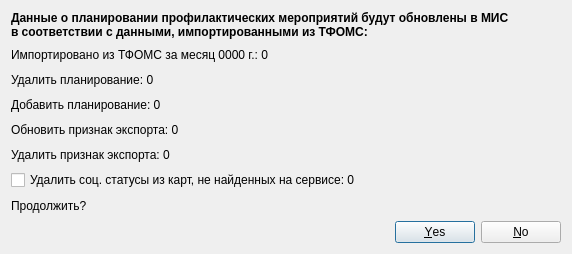
<?xml version="1.0" encoding="UTF-8"?>
<ui version="4.0">
 <class>ImportDispExportedPlanSyncDialog</class>
 <widget class="QDialog" name="ImportDispExportedPlanSyncDialog">
  <property name="windowModality">
   <enum>Qt::ApplicationModal</enum>
  </property>
  <property name="geometry">
   <rect>
    <x>0</x>
    <y>0</y>
    <width>572</width>
    <height>254</height>
   </rect>
  </property>
  <property name="windowTitle">
   <string>Внимание!</string>
  </property>
  <layout class="QVBoxLayout" name="verticalLayout">
   <item>
    <widget class="QLabel" name="label">
     <property name="font">
      <font>
       <weight>75</weight>
       <bold>true</bold>
      </font>
     </property>
     <property name="text">
      <string>Данные о планировании профилактических мероприятий будут обновлены в МИС
в соответствии с данными, импортированными из ТФОМС:</string>
     </property>
    </widget>
   </item>
   <item>
    <widget class="QLabel" name="lblMonthYearTotalCount">
     <property name="text">
      <string>Импортировано из ТФОМС за месяц 0000 г.: 0</string>
     </property>
    </widget>
   </item>
   <item>
    <widget class="QLabel" name="lblDeleteCSS">
     <property name="text">
      <string>Удалить планирование: 0</string>
     </property>
    </widget>
   </item>
   <item>
    <widget class="QLabel" name="lblInsertCSS">
     <property name="text">
      <string>Добавить планирование: 0</string>
     </property>
    </widget>
   </item>
   <item>
    <widget class="QLabel" name="lblUpdatePlanExport">
     <property name="text">
      <string>Обновить признак экспорта: 0</string>
     </property>
    </widget>
   </item>
   <item>
    <widget class="QLabel" name="lblDeletePlanExport">
     <property name="text">
      <string>Удалить признак экспорта: 0</string>
     </property>
    </widget>
   </item>
   <item>
    <widget class="QCheckBox" name="chkDeleteNotFoundCSS">
     <property name="text">
      <string>Удалить соц. статусы из карт, не найденных на сервисе: 0</string>
     </property>
    </widget>
   </item>
   <item>
    <widget class="QLabel" name="label_2">
     <property name="text">
      <string>Продолжить?</string>
     </property>
    </widget>
   </item>
   <item>
    <widget class="QDialogButtonBox" name="buttonBox">
     <property name="orientation">
      <enum>Qt::Horizontal</enum>
     </property>
     <property name="standardButtons">
      <set>QDialogButtonBox::No|QDialogButtonBox::Yes</set>
     </property>
     <property name="centerButtons">
      <bool>false</bool>
     </property>
    </widget>
   </item>
  </layout>
 </widget>
 <resources/>
 <connections>
  <connection>
   <sender>buttonBox</sender>
   <signal>accepted()</signal>
   <receiver>ImportDispExportedPlanSyncDialog</receiver>
   <slot>accept()</slot>
   <hints>
    <hint type="sourcelabel">
     <x>248</x>
     <y>254</y>
    </hint>
    <hint type="destinationlabel">
     <x>157</x>
     <y>274</y>
    </hint>
   </hints>
  </connection>
  <connection>
   <sender>buttonBox</sender>
   <signal>rejected()</signal>
   <receiver>ImportDispExportedPlanSyncDialog</receiver>
   <slot>reject()</slot>
   <hints>
    <hint type="sourcelabel">
     <x>316</x>
     <y>260</y>
    </hint>
    <hint type="destinationlabel">
     <x>286</x>
     <y>274</y>
    </hint>
   </hints>
  </connection>
 </connections>
</ui>
